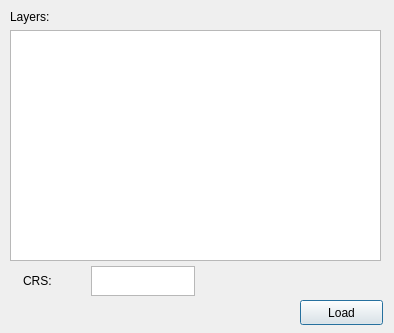
<?xml version="1.0" encoding="UTF-8"?>
<ui version="4.0">
 <class>Dialog</class>
 <widget class="QDialog" name="Dialog">
  <property name="geometry">
   <rect>
    <x>0</x>
    <y>0</y>
    <width>394</width>
    <height>333</height>
   </rect>
  </property>
  <property name="windowTitle">
   <string>Dialog</string>
  </property>
  <widget class="QPlainTextEdit" name="layersText">
   <property name="geometry">
    <rect>
     <x>10</x>
     <y>30</y>
     <width>371</width>
     <height>231</height>
    </rect>
   </property>
   <property name="plainText">
    <string/>
   </property>
  </widget>
  <widget class="QPushButton" name="loadButton">
   <property name="geometry">
    <rect>
     <x>300</x>
     <y>300</y>
     <width>83</width>
     <height>25</height>
    </rect>
   </property>
   <property name="text">
    <string>Load</string>
   </property>
  </widget>
  <widget class="QLabel" name="label">
   <property name="geometry">
    <rect>
     <x>23</x>
     <y>272</y>
     <width>64</width>
     <height>17</height>
    </rect>
   </property>
   <property name="text">
    <string>CRS:</string>
   </property>
  </widget>
  <widget class="QLabel" name="label_2">
   <property name="geometry">
    <rect>
     <x>10</x>
     <y>8</y>
     <width>70</width>
     <height>17</height>
    </rect>
   </property>
   <property name="text">
    <string>Layers:</string>
   </property>
  </widget>
  <widget class="QTextEdit" name="crsText">
   <property name="geometry">
    <rect>
     <x>91</x>
     <y>266</y>
     <width>104</width>
     <height>30</height>
    </rect>
   </property>
   <property name="html">
    <string>&lt;!DOCTYPE HTML PUBLIC &quot;-//W3C//DTD HTML 4.0//EN&quot; &quot;http://www.w3.org/TR/REC-html40/strict.dtd&quot;&gt;
&lt;html&gt;&lt;head&gt;&lt;meta name=&quot;qrichtext&quot; content=&quot;1&quot; /&gt;&lt;style type=&quot;text/css&quot;&gt;
p, li { white-space: pre-wrap; }
&lt;/style&gt;&lt;/head&gt;&lt;body style=&quot; font-family:'Sans'; font-size:10pt; font-weight:400; font-style:normal;&quot;&gt;
&lt;p style=&quot;-qt-paragraph-type:empty; margin-top:0px; margin-bottom:0px; margin-left:0px; margin-right:0px; -qt-block-indent:0; text-indent:0px;&quot;&gt;&lt;br /&gt;&lt;/p&gt;&lt;/body&gt;&lt;/html&gt;</string>
   </property>
  </widget>
 </widget>
 <resources/>
 <connections/>
</ui>
